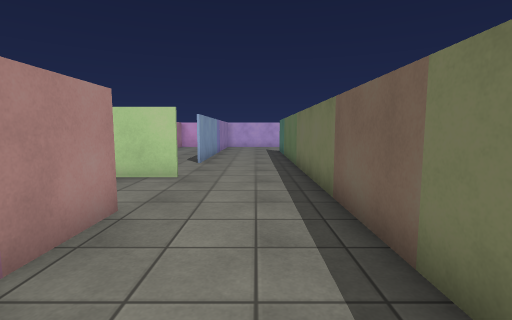
View 1 (above)

24 first-person views from a walk through a Unity game level. The camera is 1.3 m above the floor, tilts 6° down and sees 85° across. The floor is counted in squares, 1 m on a side. Each view is taken from the middle of a square. On the plan, view 1 faces up. The plan holds only what a view shows up to about 13 squares ahead; the rest is blank. The player character is not drawn. Some animated figures are not drawn. Some surface patterns are stand-ins.

View 2
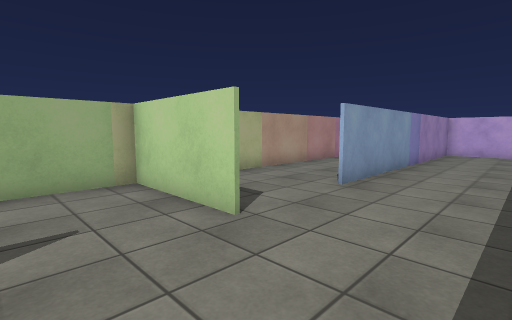

View 3
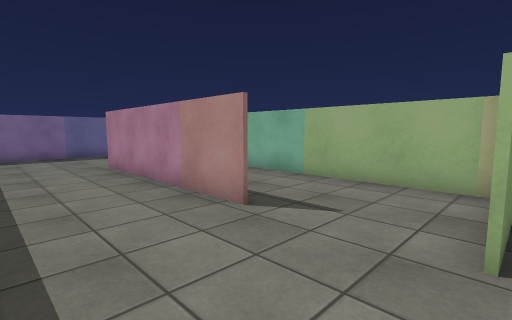

View 4
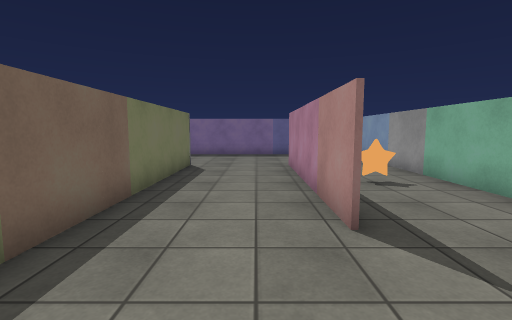

View 5
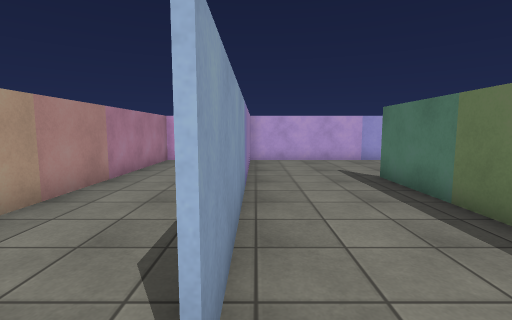

View 6
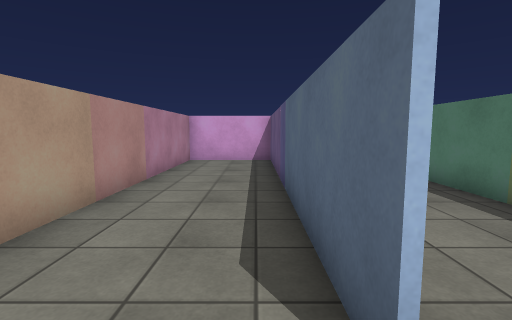

View 7
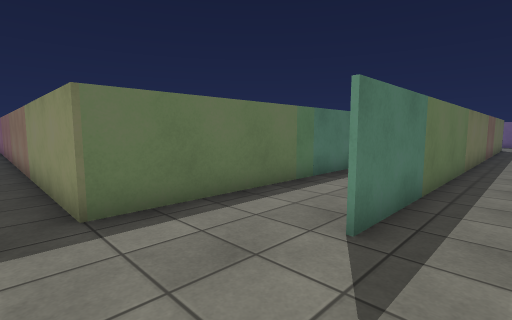

View 8
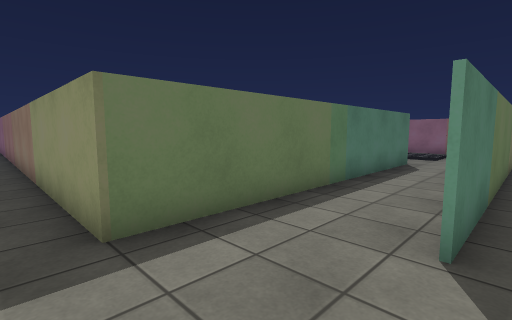

View 9
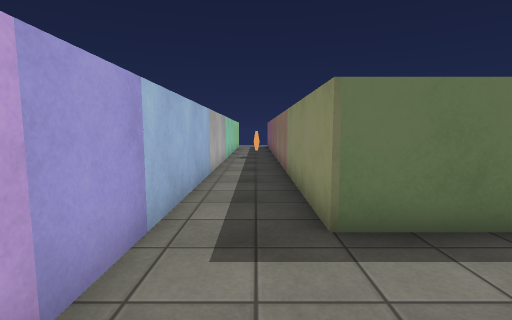

View 10
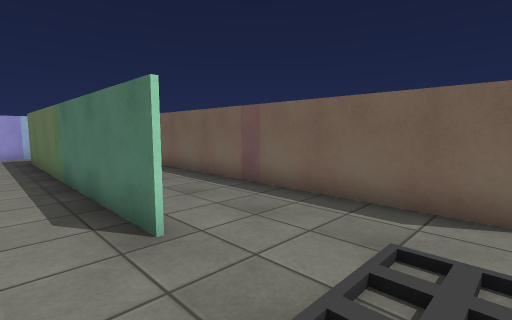

View 11
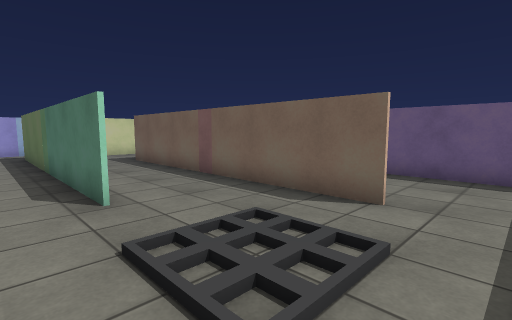

View 12
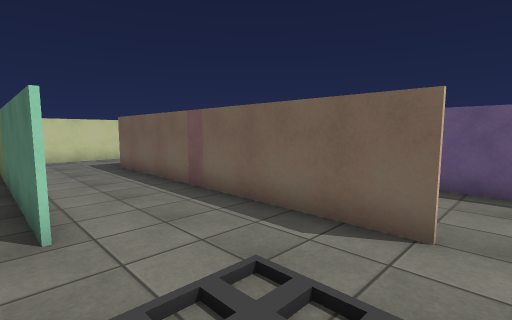

View 13
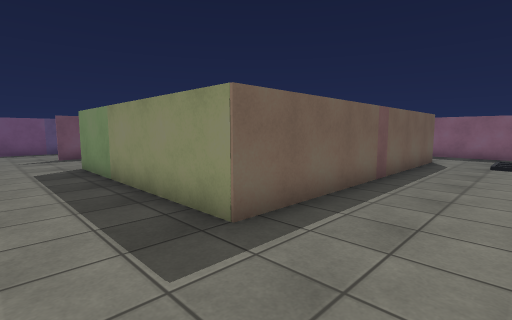

View 14
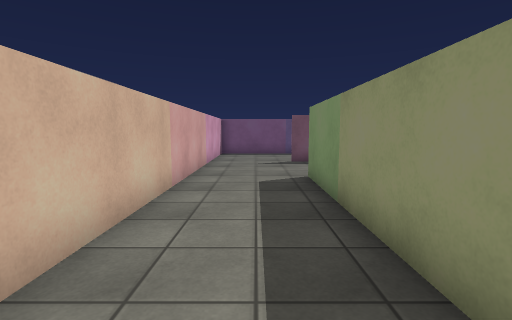

View 15
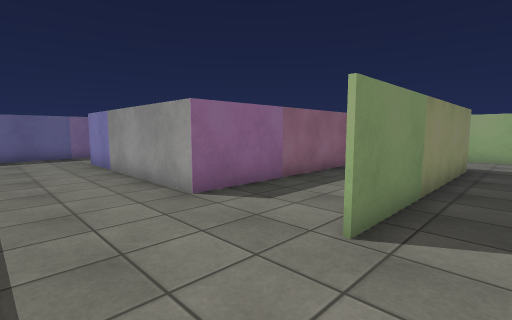

View 16
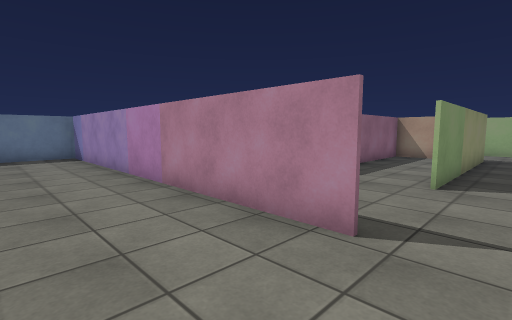

View 17
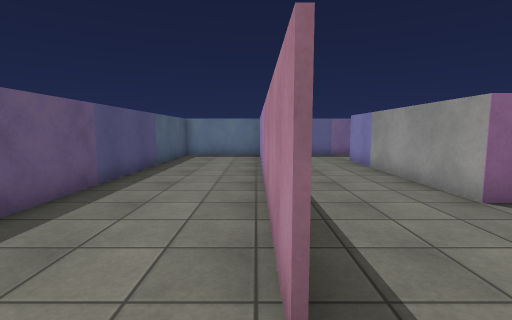

View 18
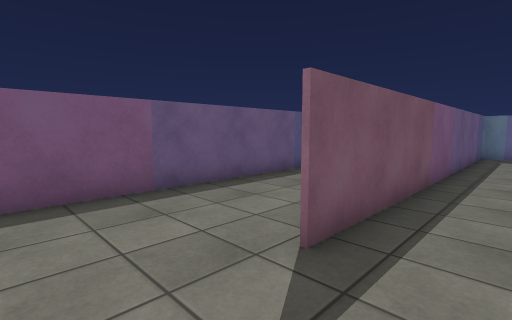

View 19
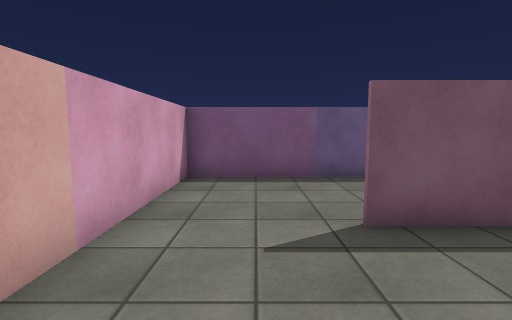

View 20
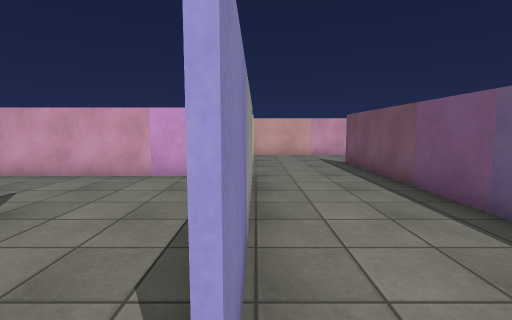

View 21
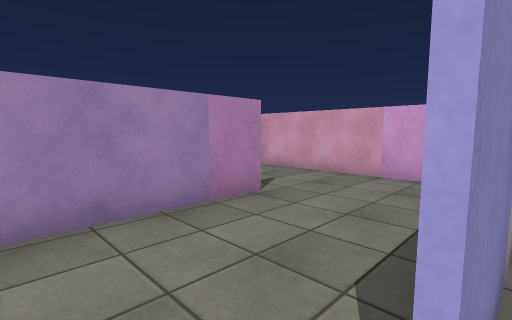

View 22
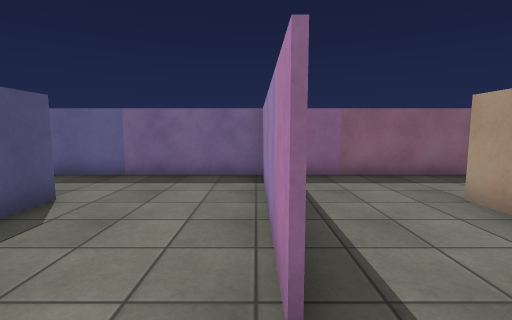

View 23
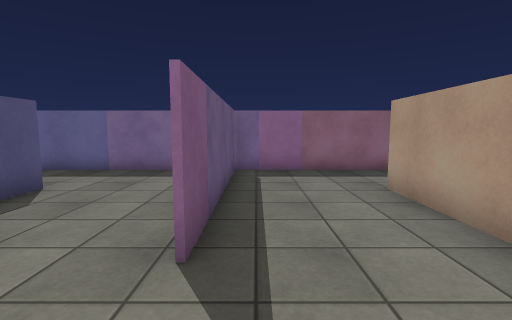

View 24
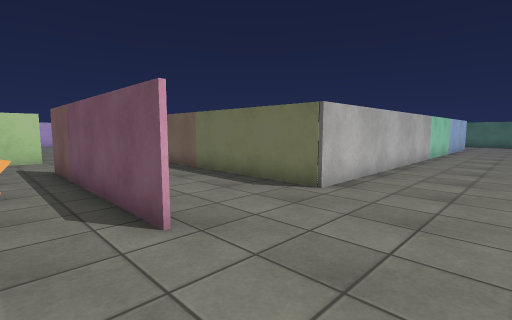

### Floor plan
Ten units are one square. View 1 is at (0, 0); x grows to the right and y downward. Boxes are objects, and circles mark ways between rooms. Rooms are numbered by the first view taken in them; rooms with no view inside come last. Other rooms are left out.
<svg viewBox="-64 -229 307 308">
<path fill="none" stroke="#000" d="M111 26 15 26 15 -179M45 -91 45 -200 185 -200M-22 -45 -22 28M-23 28 -23 -45M-21 -78 -59 -78 -59 51M-38 -79 -21 -79M-23 -111 -23 -221M-21 74 4 74M-22 -204 -22 -111M138 -224 -59 -224 -59 -111M46 -174 46 -160M76 -199 60 -199M80 -58 80 -165 160 -165M56 -28 76 -28M174 -199 100 -199M198 -166 198 -30M238 -49 238 -199 174 -199M197 -30 197 -165M155 -28 224 -28M92 -131 159 -131 159 -58M118 -94 118 -31M80 -89 80 -58M117 -29 117 -94M158 -58 158 -70M141 -130 82 -130M76 -28 155 -28"/>
<rect x="-45" y="-15" width="10" height="10" fill="#bbb"><title>star</title></rect>
<circle cx="30" cy="-80" r="3" fill="#2a7"/>
<circle cx="175" cy="-185" r="3" fill="#2a7"/>
<circle cx="80" cy="-45" r="3" fill="#2a7"/>
<circle cx="160" cy="-45" r="3" fill="#2a7"/>
<text x="60" y="-20">1</text>
<text x="70" y="-130">2</text>
<text x="190" y="-120">3</text>
<text x="110" y="-80">4</text>
</svg>
Room 1 opens to room 2. Room 2 opens to room 3. Room 2 opens to room 4. Room 3 opens to room 4.

Where each view was taken, in squares from view 1:
view 1: 0 up, 0 right, facing up
view 2: 5 up, 1 right, facing up-left
view 3: 8 up, 1 right, facing down-left
view 4: 8 up, 1 left, facing down
view 5: 10 up, 2 left, facing up
view 6: 10 up, 3 left, facing up
view 7: 21 up, 0 right, facing down-right
view 8: 21 up, 1 right, facing down-right
view 9: 21 up, 1 right, facing right
view 10: 6 up, 3 right, facing up-right
view 11: 4 up, 3 right, facing up-right
view 12: 5 up, 4 right, facing up-right
view 13: 19 up, 5 right, facing down-right
view 14: 18 up, 8 right, facing right
view 15: 18 up, 19 right, facing down-left
view 16: 18 up, 23 right, facing down-left
view 17: 18 up, 20 right, facing down
view 18: 19 up, 18 right, facing down-right
view 19: 18 up, 16 right, facing right
view 20: 5 up, 16 right, facing up
view 21: 5 up, 16 right, facing up-left
view 22: 11 up, 12 right, facing down
view 23: 12 up, 11 right, facing down
view 24: 6 down, 4 left, facing up-right
